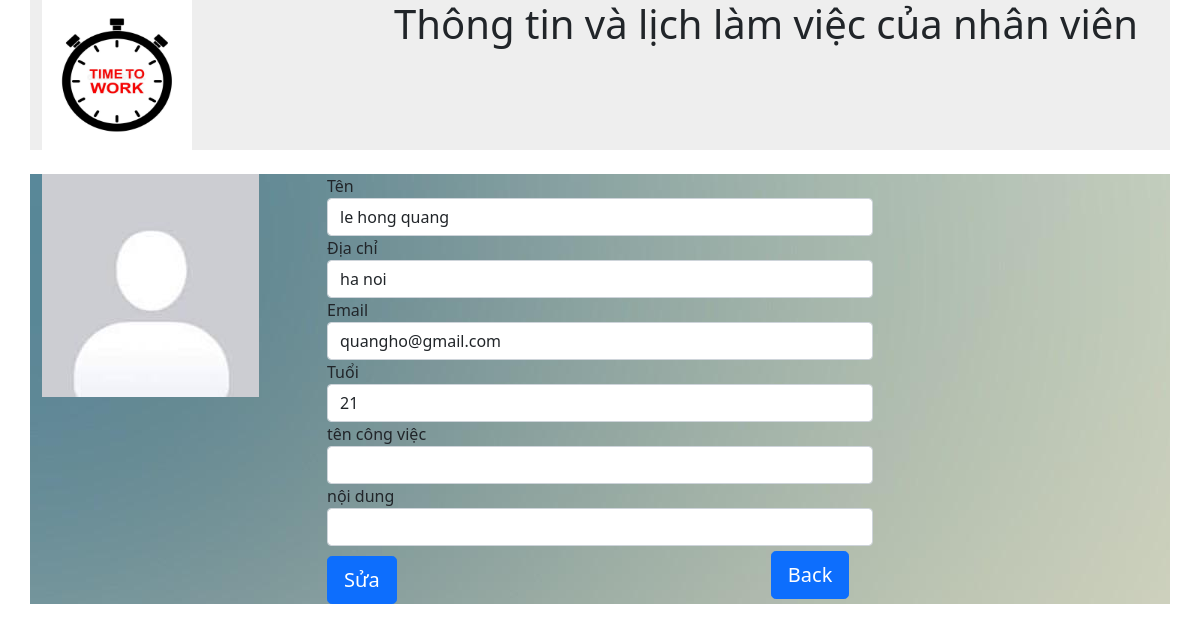
The page /sua.php (signed in) on the database as committed earlier.
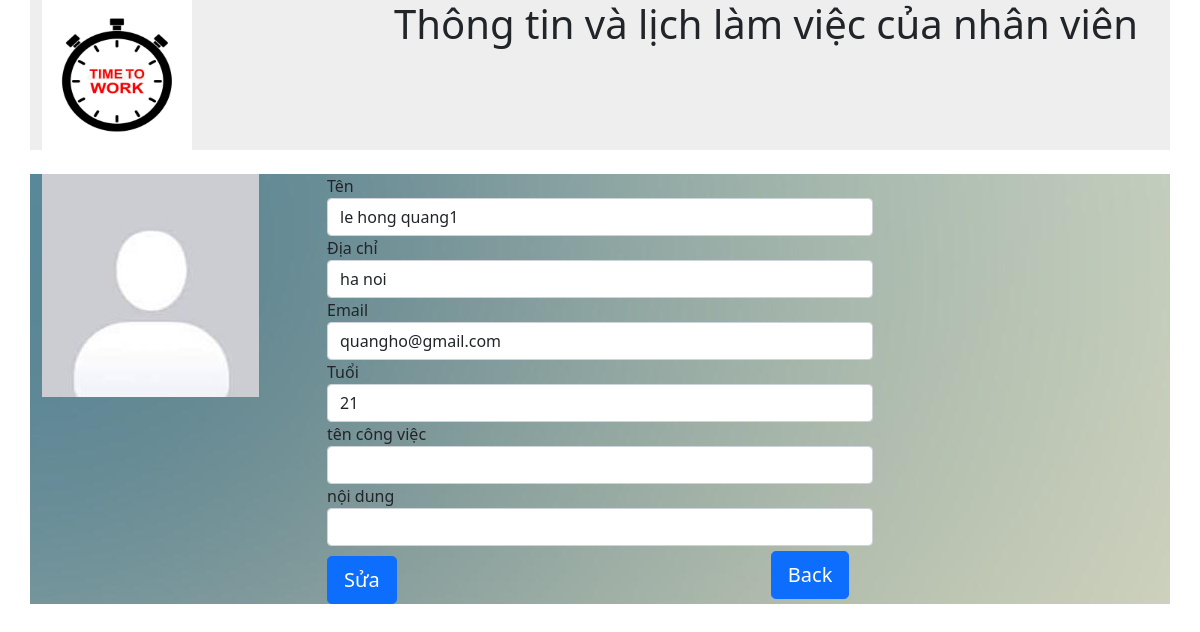
The same page on the database as committed later.
### tables this page shows
CREATE TABLE `user` (
  `iduser` int(11) NOT NULL,
  `ho ten` varchar(100) DEFAULT NULL,
  `dia chi` varchar(150) DEFAULT NULL,
  `tuoi` int(3) DEFAULT NULL,
  `email` varchar(50) DEFAULT NULL,
  `loai` int(2) DEFAULT NULL,
  `taikhoan` varchar(100) DEFAULT NULL,
  `matkhau` varchar(30) DEFAULT NULL
);

### src/sua.php (the view, shortened to what this page needs)
<?php
include('checklogin.php');
?>
<?php
    $id=$_SESSION['id'];
    $sql = "SELECT * FROM user Where $id=iduser";
    $result = mysqli_query($conn, $sql);
    if (mysqli_num_rows($result)>0){
        $row = mysqli_fetch_assoc($result);
        $firstname = $row['ho ten'];
        $diachi = $row['dia chi'];
        $tuoi = $row['tuoi'];
        $email = $row['email'];
    }
?>
<!doctype html>
<html lang="en">
<head>
    <link href="https://cdn.jsdelivr.net/npm/bootstrap@5.1.3/dist/css/bootstrap.min.css" rel="stylesheet"
>
</head>
<nav>
    <div class="container" style="background-color: #eee;">
        <div class="row">
            <div class="col-md-3">
                <a class="logo" href="#">
                    <img src="../images/logond.jpg" alt="..." style="width:150px;height:150px;">
                </a>
            </div>
            <div class="col-md-9">
                <h1 style="float:right;margin-right: 20px;">Thông tin và lịch làm việc của nhân viên</h1></a>
            </div>
        </div>
    </div>
</nav>
<div class="container" style="background-image:url('../images/quanly.jpg');margin-top:2%; ">
    <div class="row">
        <div class="col-md-3">
         <img src="../images/no-images.jpg" alt="" class="img-nhanvien" id="img-src">
        </div>
        <div class="col-md-6">
        <form action="sua_quanly.php" method="POST">
                    <div class="form-group">
                        <div class="form-group">
                           <label for="exampleInputEmail1">Tên </label>
                            <input name="tenql" value="<?php echo $firstname?>" type="text" class="form-control" id="exampleInputName">
                        </div>
                        <div class="form-group">
                            <label for="exampleInput">Địa chỉ</label>
                            <input name="diachiql" value="<?php echo $diachi?>" type="text" class="form-control" id="exampleInput">
                        </div>
                        <div class="form-group">
                            <label for="exampleInput">Email</label>
                            <input name="mailql" value="<?php echo $email?>" type="text" class="form-control" id="exampleInput">
                        </div>
                        <div class="form-group">
                            <label for="exampleInput">Tuổi</label>
                            <input name="tuoiql" value="<?php echo $tuoi?>" type="text" class="form-control" id="exampleInput">
                        </div>
                        <div class="form-group">
                            <label for="exampleInput">tên công việc</label>
                            <input name="ncvql" value="<?php echo $tencv?>" type="text" class="form-control" id="exampleInput">
                        </div>
                        <div class="form-group">
                            <label for="exampleInput">nội dung</label>
                            <input name="cvql" value="<?php echo $cv?>" type="text" class="form-control" id="exampleInput">
                        </div>
                        <button name="btsuaql" type="submit" class="btn btn-primary btn-lg" style="margin-top:10px">Sửa</button>
                </form>
                <a href="quanly.php" class="btn btn-primary btn-lg " style=" position: relative;left: 370px;" >
          <span class="glyphicon glyphicon-log-out"></span> Back
</a>
            </div>
        </div>
    </div>
</body>
</html>

Rows that differ between the two databases and show on the page:
changed user "ha noi": tenql "le hong quang" → "le hong quang1"
